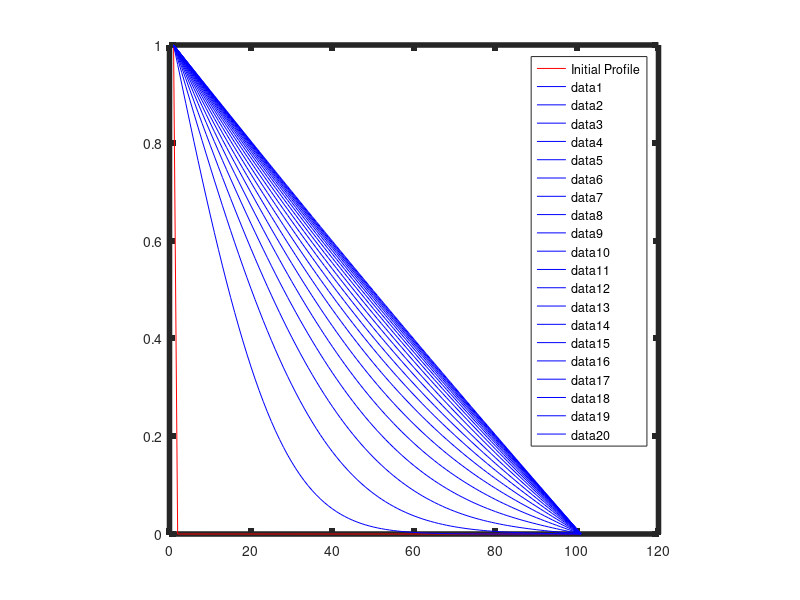

The MATLAB script that drew this image:
clf
clear all

N = 101
delt = 0.1;
delx = 0.5;
D = 1;

alpha = D*delt/(delx*delx);

c = zeros(N,1);
c(1) = 1.0;
C(101) = 0.0;

plot(c, 'r-;Initial Profile;');

ax = gca;
set(ax,'linewidth',4.0);
axis('square');

hold on

for i=1:N
  cold(i,1)=c(i,1);
endfor
A = zeros(N,N);
A(1,1) = 1.0;
A(N,N) = 1.0;
#Diagonal Terms
for i=2:N-1
  A(i,i) = 1.+2*alpha;
endfor
#Lower diagonal terms
for i=2:N-1
  A(i,i-1) = -alpha;
endfor
#upperDiagonal terms
for i=3:N
  A(i-1,i) = -alpha;
endfor

for k=1:20
  for j=1:500
    c=A\cold;
    for i=1:N
      cold(i,1) = c(i,1);
    endfor
  endfor
  plot(c, 'b');
endfor

print -depsc ImplicitZer0C.eps